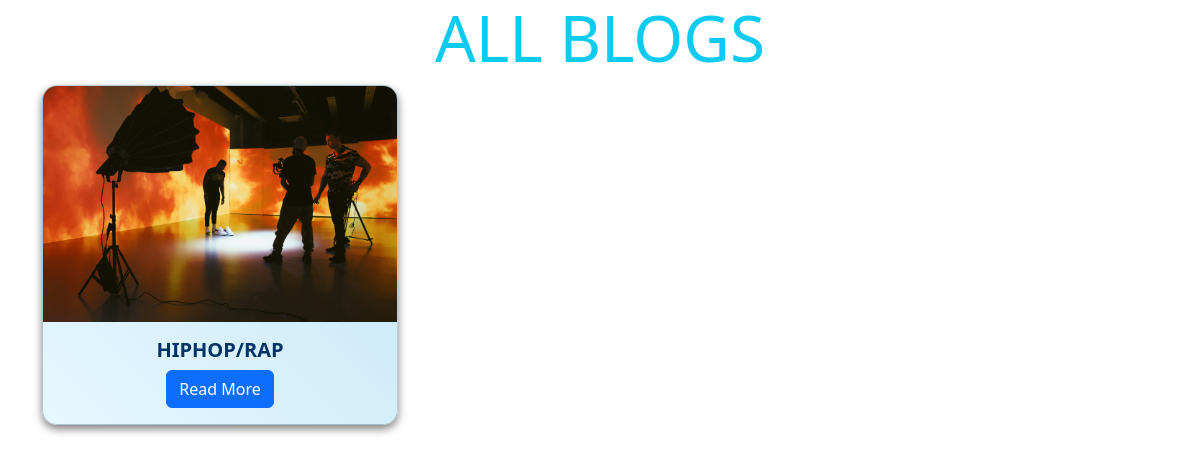
The page /allblogs?category=MUSIC (signed in) on the database as committed earlier.
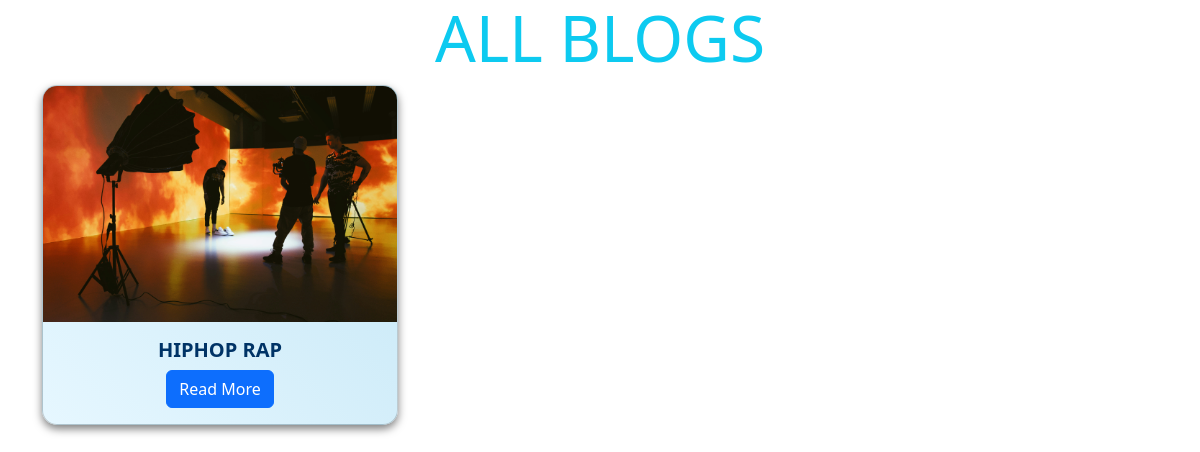
The same page on the database as committed later.
### myblogs/models.py (models this page shows)
class blog_posts(models.Model):
    blog_name =models.CharField(max_length=100)
    cover_img=models.ImageField(upload_to='images/')
    blog_description=RichTextField()
    blog_cat=models.ForeignKey(Blog_Category,on_delete=models.CASCADE)
    like_count=models.IntegerField(default=0, null=True)
    views_count=models.IntegerField(default=0, null=True)
    blog_cat=models.ForeignKey(Blog_Category,on_delete=models.CASCADE)
    def __str__(self):
        return self.blog_name

### myblogs/views.py (the view)
# urls.py: path('allblogs', views.allblogs,name ='allblogs'),
@login_required(login_url='loginuser')
def allblogs(request):
    x = blog_posts.objects.all()
    var = request.GET.get('category')
    print(var)
    if(var):
        x=blog_posts.objects.filter(blog_cat__blog_cat=var)
        print(x)
    else:
        x=blog_posts.objects.all()
        print(x)
    p = Paginator(x, 3)
    page_number = request.GET.get("page")
    page_obj = p.get_page(page_number)
    return render(request,'myblogs/allblogs.html',{"y":x})

### myblogs/templates/myblogs/allblogs.html (shortened to what this page needs)
<!DOCTYPE html>
<html lang="en">
<head>
    <link href="https://cdn.jsdelivr.net/npm/bootstrap@5.3.2/dist/css/bootstrap.min.css" rel="stylesheet">
</head>
<body>
    <div class="container text-center mb-4">
        <h3 class="display-3 text-info"> ALL BLOGS</h3>
        <div class="row row-cols-1 row-cols-md-3 g-4">
            {% for y in y %}
            <div class="col">
                <div class="card"
                    style="background: linear-gradient(45deg, #e6f7ff, #c3e6f5); border-radius: 15px; overflow: hidden; box-shadow: 0 4px 8px rgba(0, 0, 0, 0.5);">
                    <img src="{{ y.cover_img.url }}" class="card-img-top" alt="...">
                    <div class="card-body">
                        <h5 class="card-title" style="color: #003366; font-weight: bold; text-transform: uppercase;">{{y.blog_name }}</h5>
                        <a href="{% url 'add_comment' y.blog_name %}?blog_id={{y.id}}" class="btn btn-primary">Read More</a>
                    </div>
                </div>
            </div>
            {% endfor %}
        </div>
    </div>
</body>
</html>

Rows that differ between the two databases and show on the page:
changed blog_posts: blog_name "HIPHOP/RAP" → "HIPHOP RAP"
